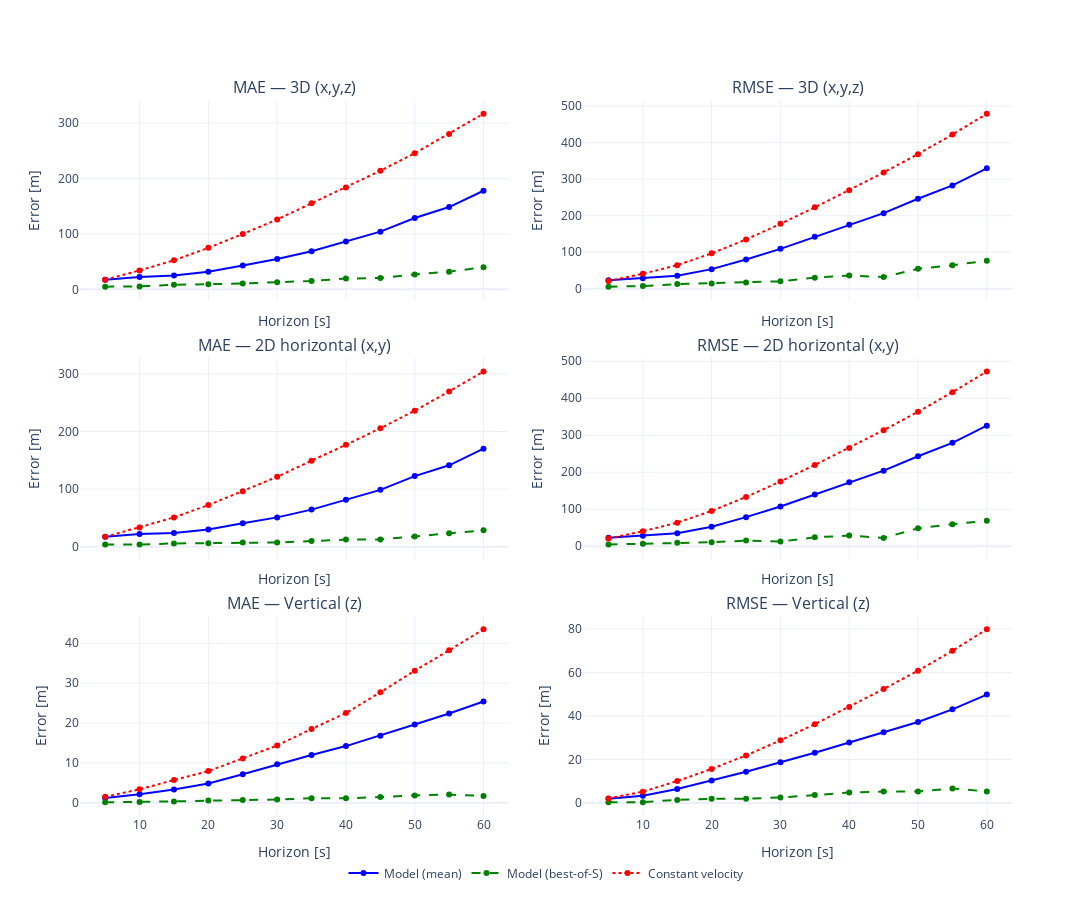

Notebook cell for this chart:
### Code cell
from plotly.subplots import make_subplots
import plotly.graph_objects as go

H = res["horizons_s"]

# --- build 2-column × 3-row subplot ---
fig = make_subplots(
    rows=3, cols=2,
    shared_xaxes=True,
    subplot_titles=[
        "MAE — 3D (x,y,z)", "RMSE — 3D (x,y,z)",
        "MAE — 2D horizontal (x,y)", "RMSE — 2D horizontal (x,y)",
        "MAE — Vertical (z)", "RMSE — Vertical (z)"
    ],
    vertical_spacing=0.08,
    horizontal_spacing=0.08
)

# === color scheme ===
COLOR_MEAN = "blue"
COLOR_BEST = "green"
COLOR_CV   = "red"

def add_metric_traces(cat_name, row_mae, row_rmse, show_legend=False):
    # --- MAE (left) ---
    fig.add_trace(go.Scatter(
        x=H, y=res["mae"][cat_name]["mean"],
        name="Model (mean)", mode="lines+markers",
        line=dict(width=2, color=COLOR_MEAN),
        showlegend=show_legend
    ), row=row_mae, col=1)

    fig.add_trace(go.Scatter(
        x=H, y=res["mae"][cat_name]["best"],
        name="Model (best-of-S)", mode="lines+markers",
        line=dict(width=2, dash="dash", color=COLOR_BEST),
        showlegend=show_legend
    ), row=row_mae, col=1)

    fig.add_trace(go.Scatter(
        x=H, y=res["mae"][cat_name]["cv"],
        name="Constant velocity", mode="lines+markers",
        line=dict(width=2, dash="dot", color=COLOR_CV),
        showlegend=show_legend
    ), row=row_mae, col=1)

    # --- RMSE (right) ---
    fig.add_trace(go.Scatter(
        x=H, y=res["rmse"][cat_name]["mean"],
        name="Model (mean)", mode="lines+markers",
        line=dict(width=2, color=COLOR_MEAN),
        showlegend=False
    ), row=row_rmse, col=2)

    fig.add_trace(go.Scatter(
        x=H, y=res["rmse"][cat_name]["best"],
        name="Model (best-of-S)", mode="lines+markers",
        line=dict(width=2, dash="dash", color=COLOR_BEST),
        showlegend=False
    ), row=row_rmse, col=2)

    fig.add_trace(go.Scatter(
        x=H, y=res["rmse"][cat_name]["cv"],
        name="Constant velocity", mode="lines+markers",
        line=dict(width=2, dash="dot", color=COLOR_CV),
        showlegend=False
    ), row=row_rmse, col=2)

# Add traces — legend only once (for first row)
add_metric_traces("3d",   1, 1, show_legend=True)
add_metric_traces("2d",   2, 2, show_legend=False)
add_metric_traces("vert", 3, 3, show_legend=False)

# --- layout ---
fig.update_layout(
    template="plotly_white",
    height=900, width=1100,
    # title="MAE and RMSE vs Prediction Horizon",
    legend=dict(
        orientation="h",
        yanchor="bottom", y=-0.1,
        xanchor="center", x=0.5,
    )
)

# axis labels
for r in range(1, 4):
    fig.update_xaxes(title_text="Horizon [s]", row=r, col=1)
    fig.update_xaxes(title_text="Horizon [s]", row=r, col=2)
    fig.update_yaxes(title_text="Error [m]", row=r, col=1)
    fig.update_yaxes(title_text="Error [m]", row=r, col=2)

fig.show()

### Figure 1 — Plotly figure (JSON) as saved in the notebook; plotly's stock layout.template omitted (floating-point values rounded to 4 significant figures)
{"data": [{"line": {"color": "blue", "width": 2}, "mode": "lines+markers", "name": "Model (mean)", "showlegend": true, "type": "scatter", "x": [5, 10, 15, 20, 25, 30, 35, 40, 45, 50, 55, 60], "xaxis": "x", "y": [17.41, 22.29, 25.18, 31.66, 42.9, 54.86, 68.9, 86.29, 104.1, 128.6, 148.5, 177.9], "yaxis": "y"}, {"line": {"color": "green", "dash": "dash", "width": 2}, "mode": "lines+markers", "name": "Model (best-of-S)", "showlegend": true, "type": "scatter", "x": [5, 10, 15, 20, 25, 30, 35, 40, 45, 50, 55, 60], "xaxis": "x", "y": [4.766, 5.36, 8.222, 9.134, 10.46, 12.84, 15.2, 19.36, 20.58, 26.91, 31.87, 39.74], "yaxis": "y"}, {"line": {"color": "red", "dash": "dot", "width": 2}, "mode": "lines+markers", "name": "Constant velocity", "showlegend": true, "type": "scatter", "x": [5, 10, 15, 20, 25, 30, 35, 40, 45, 50, 55, 60], "xaxis": "x", "y": [17.32, 34.11, 52.38, 74.91, 99.82, 126.0, 155.2, 183.9, 213.9, 245.6, 280.5, 316.7], "yaxis": "y"}, {"line": {"color": "blue", "width": 2}, "mode": "lines+markers", "name": "Model (mean)", "showlegend": false, "type": "scatter", "x": [5, 10, 15, 20, 25, 30, 35, 40, 45, 50, 55, 60], "xaxis": "x2", "y": [22.98, 28.63, 35.8, 53.65, 79.98, 109.1, 142.0, 175.2, 207.0, 246.2, 282.9, 329.7], "yaxis": "y2"}, {"line": {"color": "green", "dash": "dash", "width": 2}, "mode": "lines+markers", "name": "Model (best-of-S)", "showlegend": false, "type": "scatter", "x": [5, 10, 15, 20, 25, 30, 35, 40, 45, 50, 55, 60], "xaxis": "x2", "y": [5.52, 7.525, 12.75, 14.55, 17.14, 20.19, 30.38, 35.93, 31.81, 54.62, 64.16, 76.88], "yaxis": "y2"}, {"line": {"color": "red", "dash": "dot", "width": 2}, "mode": "lines+markers", "name": "Constant velocity", "showlegend": false, "type": "scatter", "x": [5, 10, 15, 20, 25, 30, 35, 40, 45, 50, 55, 60], "xaxis": "x2", "y": [21.05, 40.94, 64.37, 96.86, 134.9, 177.6, 222.8, 269.5, 318.2, 368.5, 422.3, 479.0], "yaxis": "y2"}, {"line": {"color": "blue", "width": 2}, "mode": "lines+markers", "name": "Model (mean)", "showlegend": false, "type": "scatter", "x": [5, 10, 15, 20, 25, 30, 35, 40, 45, 50, 55, 60], "xaxis": "x3", "y": [17.27, 21.89, 24.0, 29.79, 40.68, 50.94, 64.44, 81.72, 98.71, 122.6, 141.4, 170.2], "yaxis": "y3"}, {"line": {"color": "green", "dash": "dash", "width": 2}, "mode": "lines+markers", "name": "Model (best-of-S)", "showlegend": false, "type": "scatter", "x": [5, 10, 15, 20, 25, 30, 35, 40, 45, 50, 55, 60], "xaxis": "x3", "y": [3.925, 3.956, 5.693, 6.193, 7.377, 7.352, 9.794, 12.4, 12.71, 17.94, 23.24, 28.46], "yaxis": "y3"}, {"line": {"color": "red", "dash": "dot", "width": 2}, "mode": "lines+markers", "name": "Constant velocity", "showlegend": false, "type": "scatter", "x": [5, 10, 15, 20, 25, 30, 35, 40, 45, 50, 55, 60], "xaxis": "x3", "y": [17.1, 33.51, 50.89, 72.33, 96.24, 121.3, 149.5, 176.9, 205.7, 236.1, 269.6, 304.2], "yaxis": "y3"}, {"line": {"color": "blue", "width": 2}, "mode": "lines+markers", "name": "Model (mean)", "showlegend": false, "type": "scatter", "x": [5, 10, 15, 20, 25, 30, 35, 40, 45, 50, 55, 60], "xaxis": "x4", "y": [22.9, 28.43, 35.21, 52.63, 78.68, 107.5, 140.1, 172.9, 204.4, 243.4, 279.6, 325.9], "yaxis": "y4"}, {"line": {"color": "green", "dash": "dash", "width": 2}, "mode": "lines+markers", "name": "Model (best-of-S)", "showlegend": false, "type": "scatter", "x": [5, 10, 15, 20, 25, 30, 35, 40, 45, 50, 55, 60], "xaxis": "x4", "y": [4.783, 6.476, 9.74, 10.69, 15.34, 12.48, 24.13, 28.7, 22.41, 48.29, 59.75, 68.86], "yaxis": "y4"}, {"line": {"color": "red", "dash": "dot", "width": 2}, "mode": "lines+markers", "name": "Constant velocity", "showlegend": false, "type": "scatter", "x": [5, 10, 15, 20, 25, 30, 35, 40, 45, 50, 55, 60], "xaxis": "x4", "y": [20.95, 40.61, 63.58, 95.59, 133.1, 175.2, 219.8, 265.8, 313.9, 363.5, 416.5, 472.3], "yaxis": "y4"}, {"line": {"color": "blue", "width": 2}, "mode": "lines+markers", "name": "Model (mean)", "showlegend": false, "type": "scatter", "x": [5, 10, 15, 20, 25, 30, 35, 40, 45, 50, 55, 60], "xaxis": "x5", "y": [1.161, 2.127, 3.295, 4.825, 7.13, 9.643, 11.97, 14.2, 16.82, 19.62, 22.38, 25.38], "yaxis": "y5"}, {"line": {"color": "green", "dash": "dash", "width": 2}, "mode": "lines+markers", "name": "Model (best-of-S)", "showlegend": false, "type": "scatter", "x": [5, 10, 15, 20, 25, 30, 35, 40, 45, 50, 55, 60], "xaxis": "x5", "y": [0.1074, 0.1766, 0.3025, 0.5182, 0.6351, 0.7677, 1.097, 1.086, 1.398, 1.819, 2.018, 1.669], "yaxis": "y5"}, {"line": {"color": "red", "dash": "dot", "width": 2}, "mode": "lines+markers", "name": "Constant velocity", "showlegend": false, "type": "scatter", "x": [5, 10, 15, 20, 25, 30, 35, 40, 45, 50, 55, 60], "xaxis": "x5", "y": [1.46, 3.35, 5.681, 7.929, 11.11, 14.36, 18.49, 22.49, 27.69, 33.12, 38.23, 43.51], "yaxis": "y5"}, {"line": {"color": "blue", "width": 2}, "mode": "lines+markers", "name": "Model (mean)", "showlegend": false, "type": "scatter", "x": [5, 10, 15, 20, 25, 30, 35, 40, 45, 50, 55, 60], "xaxis": "x6", "y": [1.976, 3.389, 6.486, 10.41, 14.36, 18.73, 23.06, 27.79, 32.55, 37.24, 43.02, 49.82], "yaxis": "y6"}, {"line": {"color": "green", "dash": "dash", "width": 2}, "mode": "lines+markers", "name": "Model (best-of-S)", "showlegend": false, "type": "scatter", "x": [5, 10, 15, 20, 25, 30, 35, 40, 45, 50, 55, 60], "xaxis": "x6", "y": [0.3693, 0.4135, 1.433, 1.946, 1.943, 2.572, 3.639, 4.817, 5.298, 5.283, 6.652, 5.317], "yaxis": "y6"}, {"line": {"color": "red", "dash": "dot", "width": 2}, "mode": "lines+markers", "name": "Constant velocity", "showlegend": false, "type": "scatter", "x": [5, 10, 15, 20, 25, 30, 35, 40, 45, 50, 55, 60], "xaxis": "x6", "y": [2.097, 5.225, 10.09, 15.67, 21.85, 28.79, 36.24, 44.14, 52.37, 60.79, 69.93, 79.81], "yaxis": "y6"}], "layout": {"annotations": [{"font": {"size": 16}, "showarrow": false, "text": "MAE — 3D (x,y,z)", "x": 0.23, "xanchor": "center", "xref": "paper", "y": 1, "yanchor": "bottom", "yref": "paper"}, {"font": {"size": 16}, "showarrow": false, "text": "RMSE — 3D (x,y,z)", "x": 0.77, "xanchor": "center", "xref": "paper", "y": 1, "yanchor": "bottom", "yref": "paper"}, {"font": {"size": 16}, "showarrow": false, "text": "MAE — 2D horizontal (x,y)", "x": 0.23, "xanchor": "center", "xref": "paper", "y": 0.64, "yanchor": "bottom", "yref": "paper"}, {"font": {"size": 16}, "showarrow": false, "text": "RMSE — 2D horizontal (x,y)", "x": 0.77, "xanchor": "center", "xref": "paper", "y": 0.64, "yanchor": "bottom", "yref": "paper"}, {"font": {"size": 16}, "showarrow": false, "text": "MAE — Vertical (z)", "x": 0.23, "xanchor": "center", "xref": "paper", "y": 0.28, "yanchor": "bottom", "yref": "paper"}, {"font": {"size": 16}, "showarrow": false, "text": "RMSE — Vertical (z)", "x": 0.77, "xanchor": "center", "xref": "paper", "y": 0.28, "yanchor": "bottom", "yref": "paper"}], "height": 900, "legend": {"orientation": "h", "x": 0.5, "xanchor": "center", "y": -0.1, "yanchor": "bottom"}, "width": 1100, "xaxis": {"anchor": "y", "domain": [0, 0.46], "matches": "x5", "showticklabels": false, "title": {"text": "Horizon [s]"}}, "xaxis2": {"anchor": "y2", "domain": [0.54, 1], "matches": "x6", "showticklabels": false, "title": {"text": "Horizon [s]"}}, "xaxis3": {"anchor": "y3", "domain": [0, 0.46], "matches": "x5", "showticklabels": false, "title": {"text": "Horizon [s]"}}, "xaxis4": {"anchor": "y4", "domain": [0.54, 1], "matches": "x6", "showticklabels": false, "title": {"text": "Horizon [s]"}}, "xaxis5": {"anchor": "y5", "domain": [0, 0.46], "title": {"text": "Horizon [s]"}}, "xaxis6": {"anchor": "y6", "domain": [0.54, 1], "title": {"text": "Horizon [s]"}}, "yaxis": {"anchor": "x", "domain": [0.72, 1], "title": {"text": "Error [m]"}}, "yaxis2": {"anchor": "x2", "domain": [0.72, 1], "title": {"text": "Error [m]"}}, "yaxis3": {"anchor": "x3", "domain": [0.36, 0.64], "title": {"text": "Error [m]"}}, "yaxis4": {"anchor": "x4", "domain": [0.36, 0.64], "title": {"text": "Error [m]"}}, "yaxis5": {"anchor": "x5", "domain": [0, 0.28], "title": {"text": "Error [m]"}}, "yaxis6": {"anchor": "x6", "domain": [0, 0.28], "title": {"text": "Error [m]"}}}}
